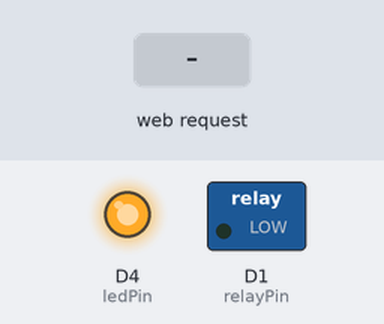
The sketch below on a simulated ESP8266 (Wemos D1 mini). Shown: switched loads named in the sketch (green lamp = pin HIGH), output pins drawn as LEDs (lit = HIGH). The inputs (shaded band) are chosen by the test bench. WiFi joins after 1.5 s; servers stay silent unless stated; what the sketch prints to the serial monitor is not drawn.

Above: at 2.7 s.
2.8 s: HTTP request GET /light=on received
At 3.4 s:
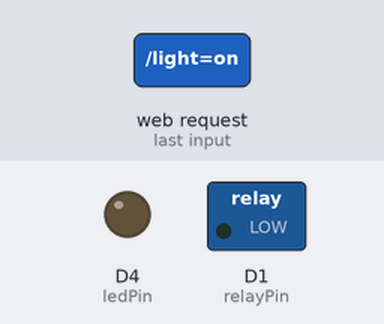
4.3 s: HTTP request GET /light=off received
At 4.6 s:
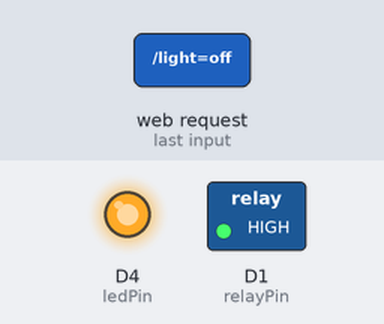
Timing chart, 0 to 7.3 s (numbered marks = the images above; inputs shaded):
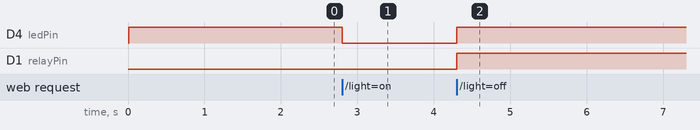

The sketch:

wemos-light.ino
```cpp
#include <ESP8266WiFi.h>

const char* ssid = "***";
const char* password = "***";
const IPAddress ip(192, 168, 1, 99);
const IPAddress gateway(192, 168, 1, 1);
const IPAddress subnet(255, 255, 255, 0);

const int ledPin = LED_BUILTIN;
const int relayPin = D1;
WiFiServer server(80);

void setup() {
  Serial.begin(115200);
  delay(10);

  pinMode(ledPin, OUTPUT);
  digitalWrite(ledPin, HIGH);
  pinMode(relayPin, OUTPUT);
  digitalWrite(relayPin, LOW);

  // Connect to WiFi network
  Serial.println();
  Serial.println();
  Serial.print("Connecting to ");
  Serial.println(ssid);

  WiFi.config(ip, gateway, subnet);
  WiFi.begin(ssid, password);

  while (WiFi.status() != WL_CONNECTED) {
    delay(500);
    Serial.print(".");
  }
  Serial.println("");
  Serial.println("WiFi connected");

  server.begin();
  Serial.println("Server started");

  // Print the IP address
  Serial.print("Use this URL : ");
  Serial.print("http://");
  Serial.print(WiFi.localIP());
  Serial.println("/");

}

int status = LOW;

void loop() {
  // Check if a client has connected
  WiFiClient client = server.available();
  if (!client) {
    return;
  }

  // Wait until the client sends some data
  Serial.println("new request");
  while(!client.available()){
    delay(1);
  }

  // Read the first line of the request
  String request = client.readStringUntil('\r');
  Serial.println(request);
  client.flush();

  if (request.indexOf("/status") != -1){
    client.println("HTTP/1.1 200 OK");
    client.println("Content-Type: application/json");
    client.println(""); //  do not forget this one
    client.print("{\"status\":");client.print(!status);client.print("}");
    return;
  }

  // Match the request
  if (request.indexOf("/light=on") != -1) {
    status = LOW;
  }
  if (request.indexOf("/light=off") != -1){
    status = HIGH;
  }

  digitalWrite(ledPin, status);
  digitalWrite(relayPin, status);

  // Return the response
  client.println("HTTP/1.1 200 OK");
  client.println("Content-Type: text/html");
  client.println(""); //  do not forget this one
  client.println("<!DOCTYPE HTML>");
  client.println("<html>");

  client.print("Status: ");

  if(status == HIGH) {
    client.print("OFF");
  } else {
    client.print("ON");
  }
  client.println("<br><br>");
  client.println("Click <a href=\"/light=on\">here</a> turn the LED on pin 5 ON<br>");
  client.println("Click <a href=\"/light=off\">here</a> turn the LED on pin 5 OFF<br>");
  client.println("</html>");

  delay(1);
  Serial.println("Client disconnected");
  Serial.println("");
}
```

Measured:
- after the input at 2.8 s, D4 (ledPin): HIGH → LOW at once
- after the input at 4.3 s, D4 (ledPin), D1 (relayPin): LOW → HIGH at once
